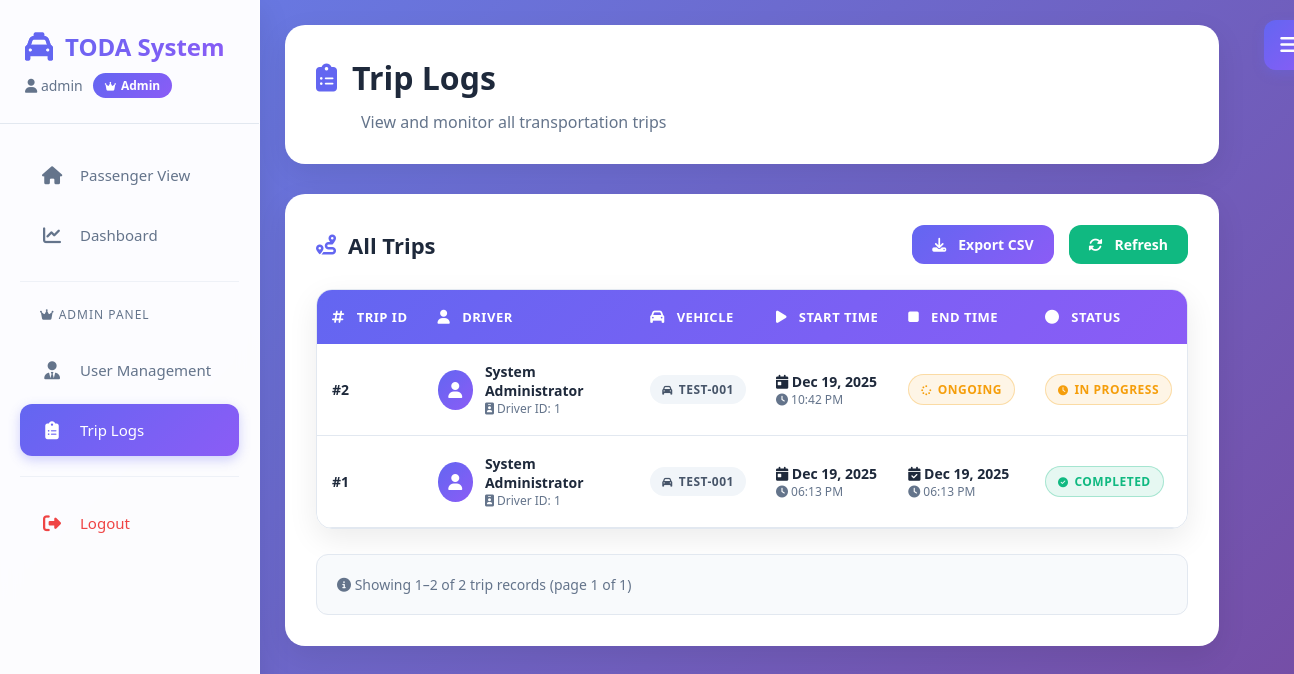
Screenshot of /trip_logs.php (signed in) with the database file from the repository.
### tables this page shows
CREATE TABLE `triplogs` (
  `triplogid` int(11) NOT NULL AUTO_INCREMENT,
  `driverid` int(11) NOT NULL,
  `tricycleid` int(11) NOT NULL,
  `trip_start` timestamp NULL DEFAULT NULL,
  `trip_end` timestamp NULL DEFAULT NULL,
  PRIMARY KEY (`triplogid`),
  KEY `fk_trip_driver` (`driverid`),
  KEY `fk_trip_tricycle` (`tricycleid`),
  CONSTRAINT `fk_trip_driver` FOREIGN KEY (`driverid`) REFERENCES `driver` (`driverid`) ON DELETE CASCADE,
  CONSTRAINT `fk_trip_tricycle` FOREIGN KEY (`tricycleid`) REFERENCES `tricycle` (`tricycleid`) ON DELETE CASCADE
);

CREATE TABLE `driver` (
  `driverid` int(11) NOT NULL AUTO_INCREMENT,
  `userid` int(11) DEFAULT NULL,
  `fullname` varchar(100) NOT NULL,
  `contactno` varchar(20) DEFAULT NULL,
  `address` varchar(150) DEFAULT NULL,
  `tricycleid` int(11) NOT NULL,
  PRIMARY KEY (`driverid`),
  KEY `fk_driver_user` (`userid`),
  KEY `fk_driver_tricycle` (`tricycleid`),
  CONSTRAINT `fk_driver_user` FOREIGN KEY (`userid`) REFERENCES `users` (`userid`) ON DELETE CASCADE,
  CONSTRAINT `fk_driver_tricycle` FOREIGN KEY (`tricycleid`) REFERENCES `tricycle` (`tricycleid`) ON DELETE CASCADE
);

CREATE TABLE `tricycle` (
  `tricycleid` int(11) NOT NULL AUTO_INCREMENT,
  `plate_no` varchar(20) NOT NULL,
  `color` varchar(30) DEFAULT NULL,
  PRIMARY KEY (`tricycleid`),
  UNIQUE KEY `plate_no` (`plate_no`)
);

### config.php (called while the page is built, shortened)
<?php
$conn = mysqli_connect(DB_HOST, DB_USER, DB_PASS, DB_NAME);
mysqli_set_charset($conn, 'utf8');
function q($sql, $params = array()) {
    global $conn;
    $stmt = mysqli_prepare($conn, $sql);
    if ($params) {
        $types = '';
        foreach ($params as $p) {
            $types .= is_int($p) ? 'i' : 's';
        }
        mysqli_stmt_bind_param($stmt, $types, ...$params);
    }
    if (!mysqli_stmt_execute($stmt)) {
        return false;
    }
    $result = mysqli_stmt_get_result($stmt);
    return $result === false ? true : $result;
}
function qRow($sql, $params = array()) {
    $res = q($sql, $params);
    return ($res instanceof mysqli_result) ? mysqli_fetch_assoc($res) : null;
}
function h($str) {
    return htmlspecialchars((string)$str, ENT_QUOTES, 'UTF-8');
}

### trip_logs.php (the view, shortened to what this page needs)
<?php
require_once 'config.php';
$baseQuery = "
    SELECT tl.triplogid, tl.driverid, d.fullname, t.plate_no, tl.trip_start, tl.trip_end
    FROM triplogs tl
    INNER JOIN driver d ON tl.driverid = d.driverid
    INNER JOIN tricycle t ON tl.tricycleid = t.tricycleid
    ORDER BY tl.triplogid DESC";
$perPage = 15;
$countRow = qRow("SELECT COUNT(*) AS c FROM triplogs tl INNER JOIN driver d ON tl.driverid = d.driverid INNER JOIN tricycle t ON tl.tricycleid = t.tricycleid");
$totalTrips = $countRow ? (int)$countRow['c'] : 0;
$totalPages = max(1, (int)ceil($totalTrips / $perPage));
$page = isset($_GET['page']) ? max(1, min($totalPages, (int)$_GET['page'])) : 1;
$offset = ($page - 1) * $perPage;
$trips = q($baseQuery . " LIMIT ? OFFSET ?", array($perPage, $offset));
function fmtDate($ts, $format) {
    return $ts ? date($format, strtotime($ts)) : '—';
}
?>
<!DOCTYPE html>
<html>
<head>
    <link rel="stylesheet" href="https://cdnjs.cloudflare.com/ajax/libs/font-awesome/6.4.0/css/all.min.css">
    <link rel="stylesheet" href="assets/style.css">
</head>
<body>
    <?php include 'includes/sidebar.php'; ?>
    <main class="main-content">
        <div class="content-header">
            <h2><i class="fas fa-clipboard-list"></i> Trip Logs</h2>
            <p>View and monitor all transportation trips</p>
        </div>
        <div class="card">
            <div style="display: flex; justify-content: space-between; align-items: center; margin-bottom: 25px; flex-wrap: wrap; gap: 15px;">
                <h3 style="margin: 0; border: none; padding: 0;">
                    <i class="fas fa-route"></i> All Trips
                </h3>
                <div style="display: flex; gap: 15px;">
                    <a class="btn" href="trip_logs.php?export=csv" style="padding: 10px 20px; font-size: 14px; text-decoration: none;">
                        <i class="fas fa-download"></i> Export CSV
                    </a>
                    <a class="btn" href="trip_logs.php?page=<?php echo $page; ?>" style="padding: 10px 20px; font-size: 14px; background: #10b981; text-decoration: none;">
                        <i class="fas fa-sync-alt"></i> Refresh
                    </a>
                </div>
            </div>
            <div class="table-container">
                <table>
                    <thead>
                        <tr>
                            <th><i class="fas fa-hashtag"></i> Trip ID</th>
                            <th><i class="fas fa-user"></i> Driver</th>
                            <th><i class="fas fa-car"></i> Vehicle</th>
                            <th><i class="fas fa-play"></i> Start Time</th>
                            <th><i class="fas fa-stop"></i> End Time</th>
                            <th><i class="fas fa-circle"></i> Status</th>
                        </tr>
                    </thead>
                    <tbody>
                        <?php if ($totalTrips > 0): ?>
                            <?php while ($row = mysqli_fetch_assoc($trips)): ?>
                                <tr>
                                    <td><strong>#<?php echo (int)$row['triplogid']; ?></strong></td>
                                    <td>
                                        <div style="display: flex; align-items: center; gap: 12px;">
                                            <div style="width: 40px; height: 40px; background: linear-gradient(135deg, #6366f1, #8b5cf6); border-radius: 50%; display: flex; align-items: center; justify-content: center; color: white; font-size: 16px; font-weight: 600;">
                                                <i class="fas fa-user"></i>
                                            </div>
                                            <div>
                                                <div style="font-weight: 600; color: #1e293b;"><?php echo h($row['fullname']); ?></div>
                                                <div style="font-size: 12px; color: #64748b;">
                                                    <i class="fas fa-id-badge"></i> Driver ID: <?php echo (int)$row['driverid']; ?>
                                                </div>
                                            </div>
                                        </div>
                                    </td>
                                    <td>
                                        <span class="badge" style="background: #f1f5f9; color: #475569;">
                                            <i class="fas fa-car"></i> <?php echo h($row['plate_no']); ?>
                                        </span>
                                    </td>
                                    <td>
                                        <div style="font-weight: 600; color: #1e293b;">
                                            <i class="fas fa-calendar-day"></i> <?php echo fmtDate($row['trip_start'], 'M d, Y'); ?>
                                        </div>
                                        <div style="font-size: 12px; color: #64748b;">
                                            <i class="fas fa-clock"></i> <?php echo fmtDate($row['trip_start'], 'h:i A'); ?>
                                        </div>
                                    </td>
                                    <td>
                                        <?php if ($row['trip_end']): ?>
                                            <div style="font-weight: 600; color: #1e293b;">
                                                <i class="fas fa-calendar-check"></i> <?php echo fmtDate($row['trip_end'], 'M d, Y'); ?>
                                            </div>
                                            <div style="font-size: 12px; color: #64748b;">
                                                <i class="fas fa-clock"></i> <?php echo fmtDate($row['trip_end'], 'h:i A'); ?>
                                            </div>
                                        <?php else: ?>
                                            <span class="badge badge-warning"><i class="fas fa-spinner fa-spin"></i> Ongoing</span>
                                        <?php endif; ?>
                                    </td>
                                    <td>
                                        <?php if ($row['trip_end']): ?>
                                            <span class="badge badge-success"><i class="fas fa-check-circle"></i> Completed</span>
                                        <?php else: ?>
                                            <span class="badge badge-warning"><i class="fas fa-clock"></i> In Progress</span>
                                        <?php endif; ?>
                                    </td>
                                </tr>
                            <?php endwhile; ?>
                        <?php endif; ?>
                    </tbody>
                </table>
            </div>
            <?php if ($totalTrips > 0): ?>
            <div style="margin-top: 25px; padding: 20px; background: #f8fafc; border-radius: 12px; display: flex; justify-content: space-between; align-items: center; border: 1px solid #e2e8f0; flex-wrap: wrap; gap: 10px;">
                <div style="color: #64748b; font-size: 14px;">
                    <i class="fas fa-info-circle"></i>
                    Showing <?php echo $offset + 1; ?>–<?php echo min($offset + $perPage, $totalTrips); ?> of <?php echo $totalTrips; ?> trip records
                    (page <?php echo $page; ?> of <?php echo $totalPages; ?>)
                </div>
            </div>
            <?php endif; ?>
        </div>
    </main>
</body>
</html>

### assets/style.css (style rules this page uses)
* { margin: 0; padding: 0; box-sizing: border-box; font-family: 'Segoe UI', Tahoma, Geneva, Verdana, sans-serif; }
:root { --primary: #6366f1; --primary-dark: #4f46e5; --secondary: #8b5cf6; --light: #f8fafc; --dark: #1e293b; --success: #10b981; --warning: #f59e0b; --danger: #ef4444; --gray: #64748b; --gray-light: #e2e8f0; }
body { background: linear-gradient(135deg, #667eea 0%, #764ba2 100%); min-height: 100vh; display: flex; font-family: 'Segoe UI', system-ui, -apple-system, sans-serif; }
.main-content { flex: 1; margin-left: 280px; padding: 30px; min-height: 100vh; transition: margin-left 0.3s ease, padding 0.3s ease; }
.content-header { background: white; padding: 30px; border-radius: 20px; margin-bottom: 30px; box-shadow: 0 10px 30px rgba(0, 0, 0, 0.08); border: 1px solid rgba(255, 255, 255, 0.5); }
.content-header h2 { color: var(--dark); font-size: 32px; margin-bottom: 12px; display: flex; align-items: center; gap: 15px; }
.content-header h2 i { color: var(--primary); font-size: 28px; }
.content-header p { color: var(--gray); font-size: 16px; margin-left: 45px; }
.card { background: white; border-radius: 20px; padding: 30px; margin-bottom: 25px; box-shadow: 0 10px 30px rgba(0, 0, 0, 0.08); border: 1px solid rgba(255, 255, 255, 0.5); transition: transform 0.3s ease, box-shadow 0.3s ease; }
.card h3 { color: var(--dark); margin-bottom: 25px; font-size: 22px; display: flex; align-items: center; gap: 12px; border-bottom: 2px solid var(--gray-light); padding-bottom: 15px; }
.card h3 i { color: var(--primary); font-size: 20px; }
.btn { background: linear-gradient(135deg, var(--primary), var(--secondary)); color: white; border: none; padding: 16px 32px; border-radius: 12px; cursor: pointer; font-size: 16px; font-weight: 600; transition: all 0.3s ease; display: inline-flex; align-items: center; gap: 12px; text-decoration: none; text-align: center; justify-content: center; }
.table-container { overflow-x: auto; border-radius: 16px; box-shadow: 0 10px 30px rgba(0, 0, 0, 0.08); border: 1px solid var(--gray-light); -webkit-overflow-scrolling: touch; }
table { width: 100%; border-collapse: separate; border-spacing: 0; background: white; border-radius: 16px; min-width: 600px; }
thead { background: linear-gradient(135deg, var(--primary), var(--secondary)); }
th { padding: 18px 15px; color: white; font-weight: 600; text-align: left; font-size: 13px; text-transform: uppercase; letter-spacing: 0.5px; white-space: nowrap; }
th i { margin-right: 8px; font-size: 14px; }
td { padding: 18px 15px; border-bottom: 1px solid var(--gray-light); color: var(--dark); vertical-align: middle; font-size: 14px; }
.badge { display: inline-flex; align-items: center; gap: 6px; padding: 6px 12px; border-radius: 20px; font-size: 12px; font-weight: 600; text-transform: uppercase; letter-spacing: 0.5px; white-space: nowrap; }
.badge i { font-size: 10px; }
.badge-success { background: rgba(16, 185, 129, 0.1); color: var(--success); border: 1px solid rgba(16, 185, 129, 0.3); }
.badge-warning { background: rgba(245, 158, 11, 0.1); color: var(--warning); border: 1px solid rgba(245, 158, 11, 0.3); }
@media (max-width: 1399px) and (min-width: 1024px) { .main-content { margin-left: 260px; padding: 25px; } }

### rows the page displays
triplogs: triplogid "2", driverid.fullname "System Administrator", driverid "1", tricycleid.plate_no "TEST-001", trip_start "Dec 19, 2025", trip_start "10:42 PM", shows "ONGOING", shows "IN PROGRESS"
triplogs: triplogid "1", driverid.fullname "System Administrator", driverid "1", tricycleid.plate_no "TEST-001", trip_start "Dec 19, 2025", trip_start "06:13 PM", trip_end "Dec 19, 2025", trip_end "06:13 PM", shows "COMPLETED"

### other values shown
$_SESSION['username'] "admin"
$_SESSION['role'] "Admin"
$offset + 1 "1"
min($offset + $perPage, $totalTrips) "2"
$totalTrips "2"
$page "1"
$totalPages "1"
